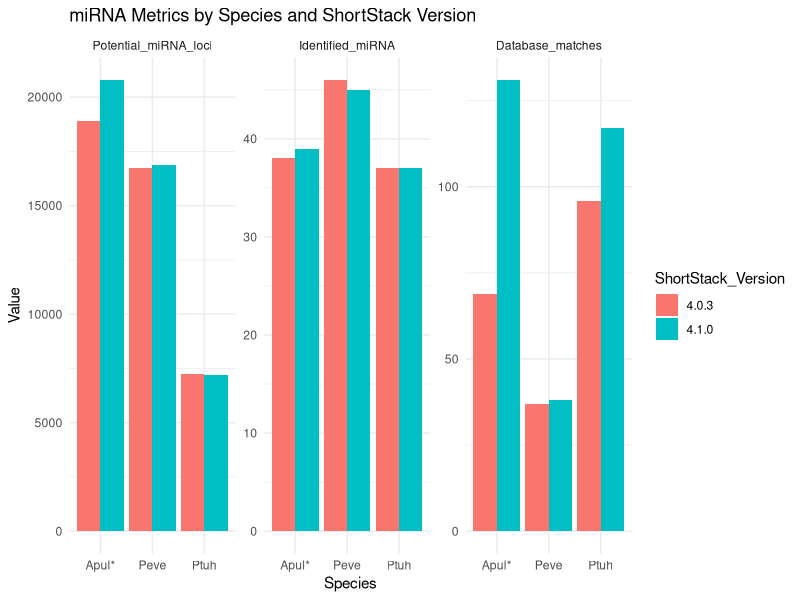

Reproduce this figure in R.
## ---- chunk 1
# Load necessary library
library(ggplot2)
library(tidyr)

# Create the data frame for all species
miRNA_data <- data.frame(
  Species = rep(c("Apul*", "Peve", "Ptuh"), each = 2),
  ShortStack_Version = rep(c("4.0.3", "4.1.0"), times = 3),
  Potential_miRNA_loci = c(18895, 20789, 16736, 16893, 7220, 7189),
  Identified_miRNA = c(38, 39, 46, 45, 37, 37),
  Database_matches = c(69, 131, 37, 38, 96, 117)
)

# Reshape the data to long format for facetting
miRNA_long <- pivot_longer(miRNA_data,
                           cols = c("Potential_miRNA_loci", "Identified_miRNA", "Database_matches"),
                           names_to = "Metric", values_to = "Value")
miRNA_long$Metric <- factor(miRNA_long$Metric, 
                            levels = c("Potential_miRNA_loci", "Identified_miRNA", "Database_matches"))

# Facet-wrapped plot for all three metrics
ggplot(miRNA_long, aes(x = Species, y = Value, fill = ShortStack_Version)) +
  geom_bar(stat = "identity", position = "dodge") +
  facet_wrap(~ Metric, scales = "free_y") +  # Facet by Metric and allow different y-axis scales
  labs(title = "miRNA Metrics by Species and ShortStack Version",
       x = "Species", y = "Value") +
 # scale_fill_manual(values = c("4.0.3" = "blue", "4.1.0" = "red")) +
  theme_minimal()
